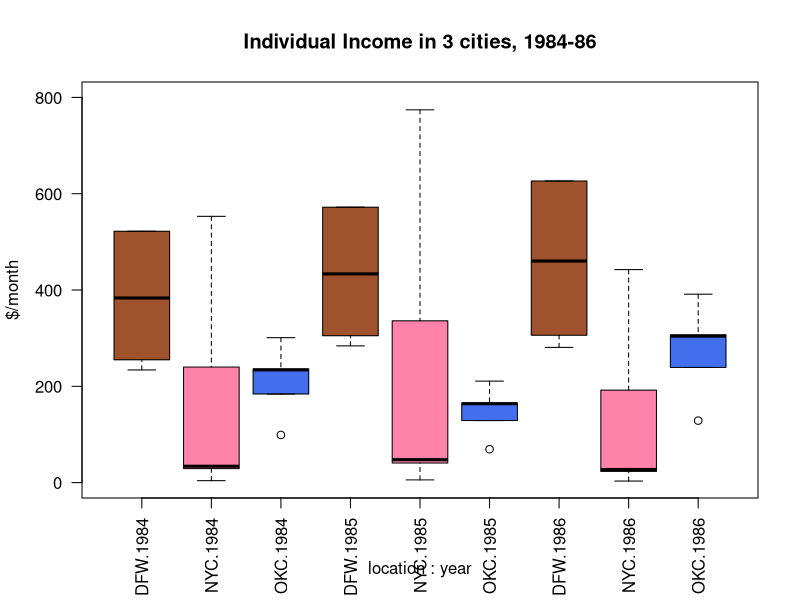

Recreate this plot in R. (Note: this script raises an error after producing the figure.)
## ---- chunk 1
knitr::opts_chunk$set(echo = TRUE)
## ---- chunk 2
# duplicate 1 # to make a mode
nyc_income1984 <- c(4,246,24,34,234,553,34)
dfw_income1984 <- c(344, 423,522, 234, 522, 255)
okc_income1984 <-c(234,234,236,99,184,301)
      # pad any short columns with NA
max.len = max(length(nyc_income1984),length(dfw_income1984),length(okc_income1984))
nyc1984 <-c(nyc_income1984, rep(NA, max.len-length(nyc_income1984)))
dfw1984 <-c(dfw_income1984, rep(NA, max.len-length(dfw_income1984)))
okc1984 <-c(okc_income1984,rep(NA,  max.len-length(okc_income1984)))
nyc1985 <- nyc1984*1.4
dfw1985 <- dfw1984+50
okc1985 <- okc1984*.7
#create data for a third year
nyc1986 <- nyc1984*.8
dfw1986 <- dfw1984*1.2
okc1986 <- okc1984*1.3
location <- c('NYC','DFW','OKC')
cityName <- tolower(location)
# year = c(rep(1984,3),rep(1985,3),rep(1986,3))
year<- c(1984,1984,1984,1985,1985,1985,1986,1986,1986)
# year<- c(1984,1985,1986)
library(reshape2)
                                        #combine the data
all.data = data.frame(rbind
                           (nyc1984,dfw1984,okc1984,
                             nyc1985,dfw1985,okc1985,
                             nyc1986,dfw1986,okc1986)
                      )
# this seems to end up with strings, not pointers to lists
#y1984 <-paste0(cityName, 1984)
#y1985 <- paste0(cityName,1985)
#y1986<-paste0(cityName,  1986)
#all.data = data.frame(rbind(y1984,y1985,y1986))
##
all.data$location <- location
all.data$year     <- year
stacked.data = melt(all.data,id =c('location','year'))
head(stacked.data)
incomeByCity <- stacked.data[,-3]
boxplots.triple = boxplot(value~location+year,
                          data = incomeByCity,
                          ylab = "$/month",
                          las = 2,
                        #  at = c(1,1.8,2.6,6,6.8,7.6),
                        #  names = location,
                        #  xaxt = 'n',
                          ylim=c(0,800),
                          col = c("sienna","palevioletred1","royalblue2")
                          )
# jpeg('groupedBoxPlots3.jpg')
     boxplots.triple
    # text(c(1,1.8,2.6,6,6.8,7.6),c(6,8,1,17.5,20,15.5),location)
    # axis(side=1, at=c(1.8,6.8,10.5), labels=c(1984,1985,1986))
     title('Individual Income in 3 cities, 1984-86')       
                                        # dev.off()

library(foreign)
library(Hmisc)
require(ggplot2)
require(dplyr)
file456 <- spss.get("/Users/AbuDavid/school/census/f456/f456ind.por", use.value.labels=TRUE)
subSetInd2014<-dplyr::select(file456,YEARSUR,WPLDIST,USSRBORN,INCSAL)
#glimpse(subSetInd2014)
#utils::View(subSetInd2014)
## ---- chunk 3
ggplot(subSetInd2014, aes(x=YEARSUR,y=INCSAL))+geom_boxplot()
##subset to only 3 cities, easier to copy DFW boxplot code
subCitiesInd2014 <- subSetInd2014 %>% dplyr::filter(WPLDIST=="Center"    |
                                                    WPLDIST=="Tel-Aviv"  |
                                                    WPLDIST=="Gush Dan")
##check the subset
##utils::View(stacked.data)#
##utils::View(subCitiesInd2014)
